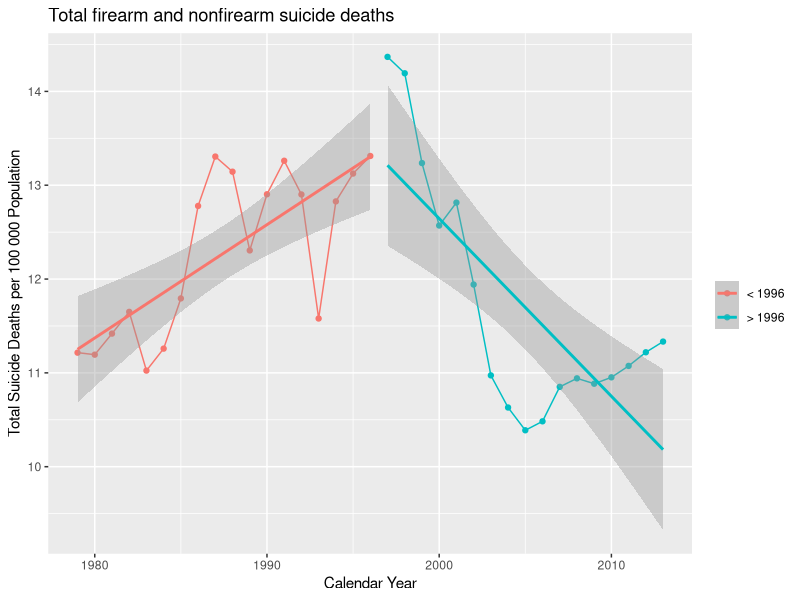

This figure's R source:
## ---- chunk 1
library(readr)
library(magrittr)
library(dplyr)
library(knitr)
library(ggplot2)
library(MASS)
## ---- chunk 2
read_csv("../inst/extdata/AUdeaths_corrected_10-11-2016.csv") %>%
  glimpse()
## ---- chunk 3
read_csv("../inst/extdata/AUdeaths_corrected_10-11-2016.csv") %>%
  mutate(rate = round(suicidetotal / personyearsatrisk * 100000, 2)) %>%
  group_by(year) %>%
  summarise("No." = suicidetotal, "Crude Rate per 100 000 Population" =  rate) %>%
  kable(caption = "Suicide Total Deaths")
## ---- chunk 4
read_csv("../inst/extdata/AUdeaths_corrected_10-11-2016.csv") %>%
  mutate(rate = suicidetotal / personyearsatrisk) %>%
  mutate(law = ifelse(year > 1996, "> 1996", "< 1996")) %>% 
  ggplot(aes(year, rate * 100000)) +
    geom_point(aes(colour = factor(law))) +
    geom_line(aes(colour = factor(law))) +
    geom_smooth(aes(colour = factor(law)), method = lm) +
    labs(title = "Total firearm and nonfirearm suicide deaths",
         x = "Calendar Year",
         y = "Total Suicide Deaths per 100 000 Population",
         colour = "")
## ---- chunk 5
model_a <- read_csv("../inst/extdata/AUdeaths_corrected_10-11-2016.csv") %>%
  mutate(law = ifelse(year > 1996, "> 1996", "< 1996")) %>%
  mutate(law = as.factor(law)) %>%
  filter(law == "< 1996") %>%
  glm.nb(suicidetotal ~ year + offset(log(personyearsatrisk)), data = .)

estimate <- coef(model_a) %>% exp() %>% round(digits = 3) %>% matrix()
confint <- confint(model_a) %>% exp() %>% round(digits = 3)
cbind(estimate, confint) %>% kable()
## ---- chunk 6
model_b <- read_csv("../inst/extdata/AUdeaths_corrected_10-11-2016.csv") %>%
  mutate(law = ifelse(year > 1996, "> 1996", "< 1996")) %>%
  mutate(law = as.factor(law)) %>%
  filter(law == "> 1996") %>%
  glm.nb(suicidetotal ~ year + offset(log(personyearsatrisk)), data = .)

estimate <- coef(model_b) %>% exp() %>% round(digits = 3) %>% matrix()
confint <- confint(model_b) %>% exp() %>% round(digits = 3)
cbind(estimate, confint) %>% kable()
## ---- chunk 7
model_c <- read_csv("../inst/extdata/AUdeaths_corrected_10-11-2016.csv") %>%
mutate(law = ifelse(year > 1996, "> 1996", "< 1996")) %>%
mutate(law = as.factor(law)) %>%
mutate(year = year - 1996) %>%
glm.nb(suicidetotal ~ year + law + year * law + offset(log(personyearsatrisk)), data = .)

estimate <- coef(model_c) %>% exp() %>% round(digits = 3) %>% matrix()
confint <- confint(model_c) %>% exp() %>% round(digits = 3)
cbind(estimate, confint) %>% kable()
